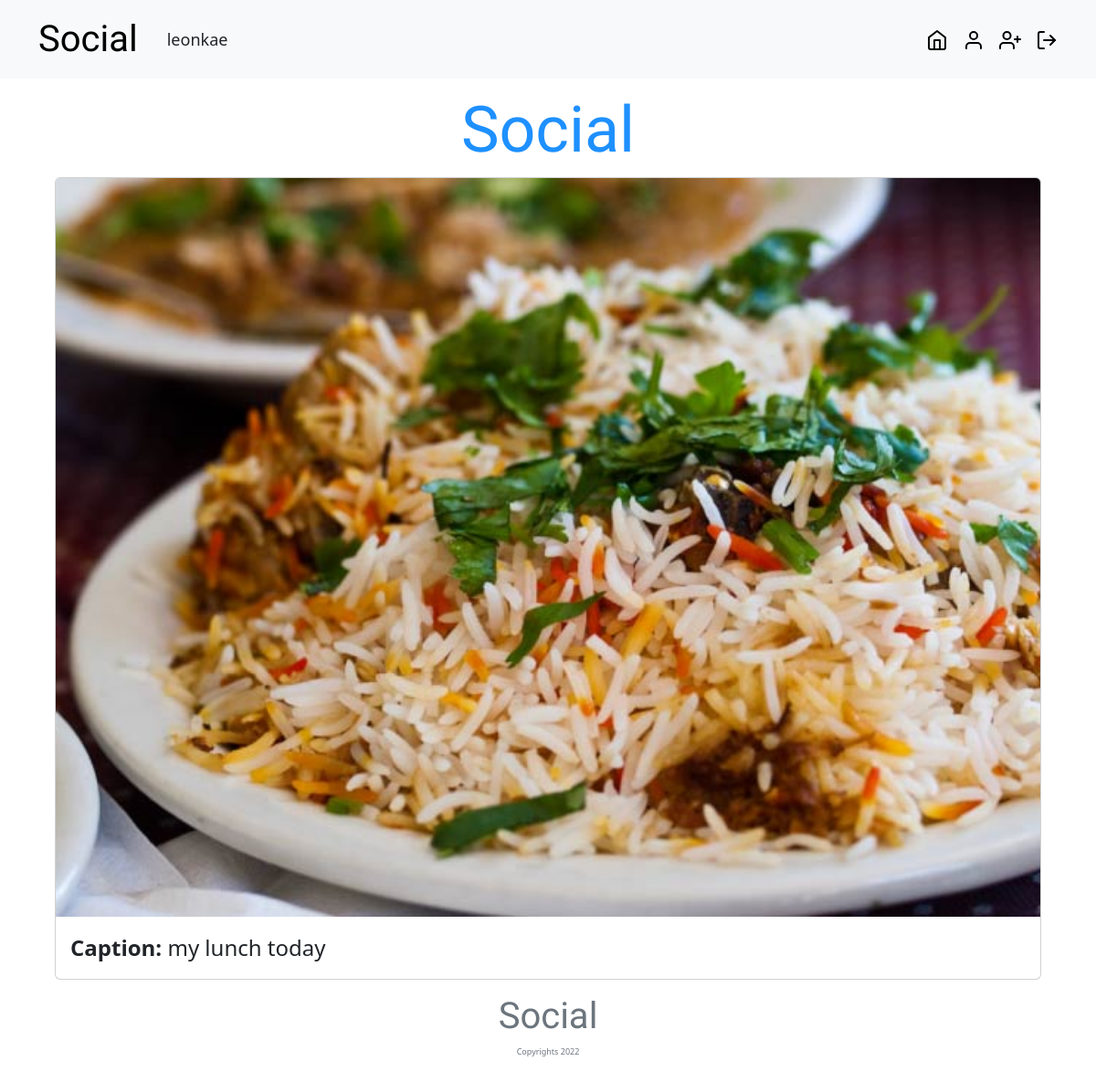
Page /photo/19/ (signed in) on the committed database.
### socials/models.py (models this page shows, shortened)
class Post(models.Model):
     image = models.ImageField(upload_to='media/',default='')
     imagename = models.CharField(max_length=20)
     caption = models.TextField(max_length=255)
     profile = models.ForeignKey(Profile, on_delete =models.CASCADE)
     created = models.DateTimeField(auto_now_add=True)
     modified =models.DateTimeField(auto_now=True)
     likes = models.ManyToManyField(User, related_name='social_post')
     comments=models.ManyToManyField('Comment', blank=True)

### socials/views.py (the view)
# urls.py: path('photo/<str:pk>/', views.viewPhoto,name='photo'),
@login_required(login_url='login')
def viewPhoto(request,pk):
    images = Post.objects.get(id=pk)
    return render(request,'social/photo.html',{'images':images})

### socials/templates/social/photo.html (shortened to what this page needs)
{% extends 'social/base.html' %} {% block content %}
<nav class="navbar navbar-expand-lg bg-light mb-5 fixed-top">
  <div class="container">
    <a
      href="{% url 'home'%}"
      class="navbar-brand"
      style="font-size: 5vh; font-family: 'Grand Hotel', cursive; color: black"
      >Social</a
    >
    <div class="collapse navbar-collapse" id="navmenu">
      <div class="collapse navbar-collapse" id="navmenu">
        <div class="user-name ms-3">{{ request.user }}</div>
      </div>
      <ul class="navbar-nav ms-auto">
        <li class="nav-item">
          <a href="#" class="nav-link"></a>
        </li>
      </ul>
      <div class="home me-3">
        <a href="{% url 'home' %}"
          ></a>
      </div>
      <div class="profile me-3">
        <a href="{% url 'userprofile' %}">
          <svg
            xmlns="http://www.w3.org/2000/svg"
            width="24"
            height="24"
            viewBox="0 0 24 24"
            fill="none"
            stroke="currentColor"
            stroke-width="2"
            stroke-linecap="round"
            stroke-linejoin="round"
            class="feather feather-user"
          >
            <path d="M20 21v-2a4 4 0 0 0-4-4H8a4 4 0 0 0-4 4v2"></path>
            <circle cx="12" cy="7" r="4"></circle>
          </svg>
        </a>
      </div>
      <div class="add-profile me-3">
        <a href="{% url 'addprofile' %}">
        </a>
      </div>
      <div class="logout">
        <a href="{% url 'logout' %}">
        </a>
      </div>
    </div>
  </div>
</nav>
<div class="title">
  <h1 style="text-align: center">Social</h1>
</div>
<div class="container">
  <div class="card">
    <img src="{{images.image.url}}" class="card-img-top" alt="..." />
    <div class="card-body">
      <p class="card-text">
        <span class="bio">Caption:</span> {{images.caption}}
      </p>
    </div>
  </div>
</div>
{% endblock %}

### socials/templates/social/photo.html (style rules this page uses)
.title { margin-top: 100px; }
h1 { font-family: "Grand Hotel", cursive; font-size: 70px; color: dodgerblue; }
.user-name { font-size: large; }
.logout a { text-decoration: none; color: black; }
.home a { text-decoration: none; color: black; }
.add-profile a { text-decoration: none; color: black; }
.profile a { text-decoration: none; color: black; }
.card { margin-top: 10px; }
.bio { font-weight: bolder; font-size: x-large; }
.card-text { font-size: x-large; }

### rows in the picture
Post: image (picture), caption "my lunch today"

### other values in the picture
{{ request.user }} "leonkae"
